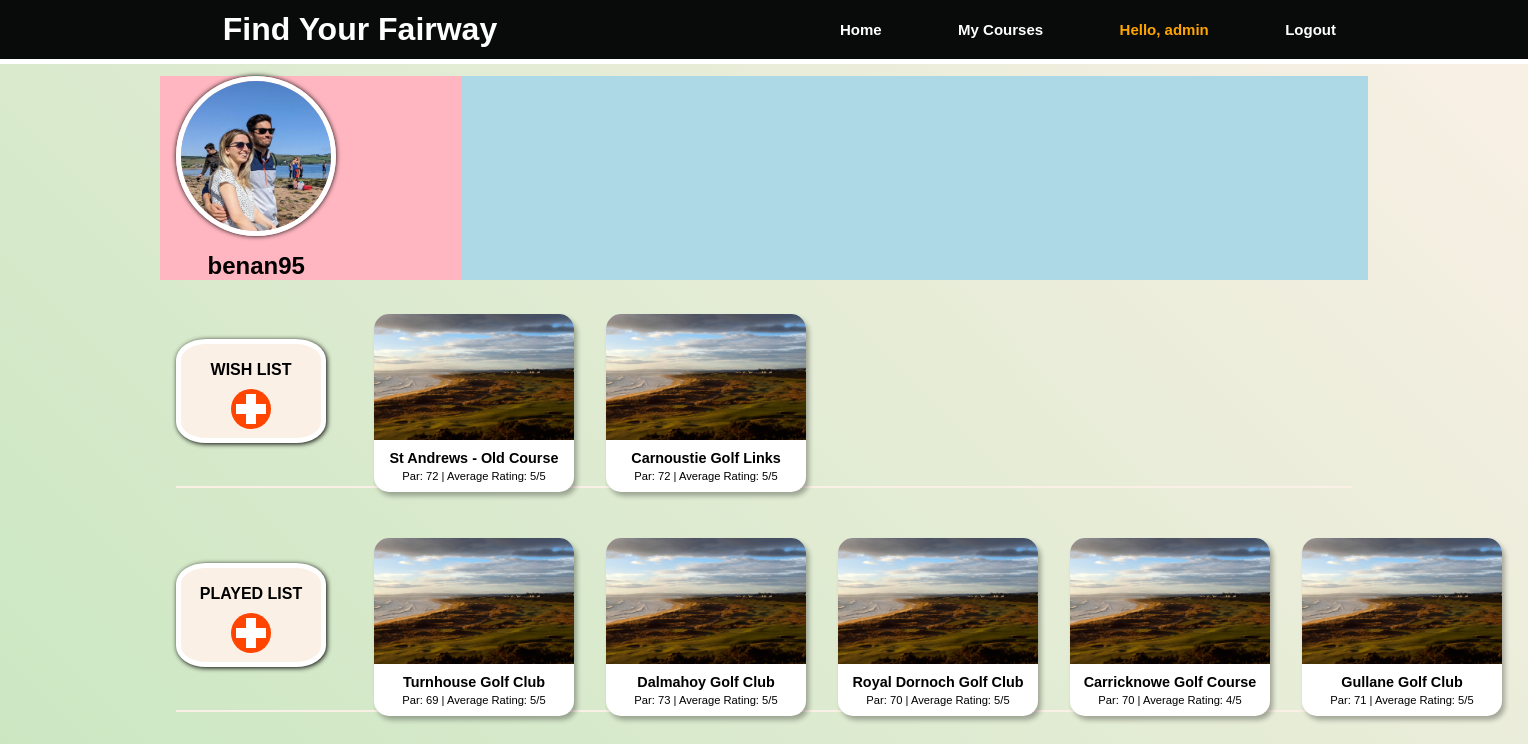
/my-courses/2 (signed in), run on the app's committed database.
### courses/models.py (models this page shows, shortened)
class Course(models.Model):
  name = models.CharField(max_length=255)
  description = models.CharField(max_length=255)
  region = models.CharField(max_length=255)
  par = models.IntegerField()
  price = models.IntegerField()
  average_rating = models.IntegerField(validators=[MinValueValidator(1), MaxValueValidator(5)])
  founded = models.IntegerField()
  website_link = models.CharField(max_length=255)

### information/views.py (the view)
# urls.py: path('my-courses/<int:id>', views.my_courses, name="information_my_courses"),
@login_required(login_url='login')
def my_courses(request, id):
    user = get_object_or_404(User, id=id)
    context = {
        "user": user,
        "courses_wishlist": user.profile.wishlist.all(),
        "courses_played_list": user.profile.played_list.all()
    }
    return render(request, 'information/my_courses.html', context)

### templates/information/my_courses.html
{% extends 'base.html' %}
{% load static %}
{% block content %}
<section class="my_courses__body">
    <div class="top-section">
        <div class="user-details">
            <div class="image-name">
            <img class="placeholder" src="/static/images/profile_pic_ben.jpg" alt="placeholder">
            <h5 class="username">{{ user.username }}</h5>
            </div>
        </div>
    </div>
    <div id="my-courses__section" class="wish-list">
        <div id="main-tile" class="wish-list__main-tile">
            <h4 id="tile-title">WISH LIST</h4>
            <a href="{% url 'information_home' %}">
                <div class="add-to-button"></div>
            </a>
        </div>
        <div class="user-list-tiles">
            {% for course in courses_wishlist %}
            <a class="course-link"  href="{% url 'course_details' course.id %}">
                <div class="user_golf-course__item">
                    <img class="user_golf-course__image" src="/static/images/royal_dornoch.jpg">
                    <div class="user_golf-course__content">
                        <h3 class="user_golf-course__name">{{ course.name }}</h3>
                        <h4 class="user_golf-course__info">Par: {{ course.par }}  |  Average Rating: {{ course.average_rating }}/5</h4>
                    </div>
                </div>
            </a>
            {% endfor %}
        </div>
    </div>
    <div id="my-courses__section" class="played-list">
        <div id="main-tile" class="played-list__main-tile">
            <h4 id="tile-title">PLAYED LIST</h4>
            <a href="{% url 'information_home' %}">
                <div class="add-to-button"></div>
            </a>
        </div>
        <div class="user-list-tiles">
            {% for course in courses_played_list %}
            <a class="course-link"  href="{% url 'course_details' course.id %}">
                <div class="user_golf-course__item">
                    <img class="user_golf-course__image" src="/static/images/royal_dornoch.jpg">
                    <div class="user_golf-course__content">
                        <h3 class="user_golf-course__name">{{ course.name }}</h3>
                        <h4 class="user_golf-course__info">Par: {{ course.par }}  |  Average Rating: {{ course.average_rating }}/5</h4>
                    </div>
                </div>
            </a>
            {% endfor %}
        </div>
    </div>
</section>
{% endblock content %}

### templates/base.html (shortened to what this page needs)
{% load static %}
<!DOCTYPE html>
<html lang="en">
<head>
  <link rel="stylesheet" href="{% static 'css/style.css' %}">
</head>
<body>
  <header class="navbar">
      <div class="head-left">
        <h1 class="site-heading">Find Your Fairway</h1>
      </div>
      <ul class="site-links">
        <a href="{% url 'information_home' %}"><li id="head-link" class="link__home">Home</li></a>
        <a href="{% url 'information_my_courses' request.user.id %}"><li id="head-link" class="link__my-courses">My Courses</li></a>
        <span class="head-link__hello">Hello, {{ request.user }}</span>
        <span><a href="{% url 'logout' %}" id="head-link" >Logout</a></span>
      </ul>
  </header>
  {% block content %}{% endblock content %}
</body>
</html>

### static/css/style.css (style rules this page uses)
* { margin: 0; padding: 0; box-sizing: border-box; }
body { background: linear-gradient(45deg, rgb(202, 231, 193), linen); display: flex; flex-direction: column; height: 100vh; font-family: 'Montserrat', Helvetica, Arial, sans-serif; }
.navbar { background-color: rgb(9, 10, 10); color: white; align-items: center; justify-content: space-between; height: 4rem; display: flex; border-bottom: 5px solid white; padding: 0 10rem; min-width: 1000px; }
.head-left { width: 25rem; display: flex; align-items: center; justify-content: space-evenly; }
.site-links { display: flex; align-items: center; justify-content: space-between; width: 35rem; }
#head-link { list-style-type: none; font-size: 15px; font-weight: bold; color: white; padding: 2rem; }
.head-link__hello { list-style-type: none; font-size: 15px; font-weight: bold; color: orange; padding: 2rem; }
a { text-decoration: none; }
.my_courses__body { margin: 0 10rem; display: flex; flex-direction: column; }
.top-section { background-color: lightblue; display: flex; margin-top: 0.75rem; }
#my-courses__section { height: 12rem; margin: 1rem; align-items: center; display: flex; }
.user-details { display: flex; flex-direction: column; align-items: start; width: 25%; background-color: lightpink; }
.image-name { display: flex; flex-direction: column; align-items: center; padding-left: 1rem; }
.placeholder { height: 10rem; border-radius: 50%; margin-bottom: 1rem; border: 5px solid white; box-shadow: 0.1px 0.1px 5px; }
.username { font-size: 1.5rem; }
#main-tile { height: 55%; width: 10%; min-width: 150px; padding: 0 0.5rem 0 0.5rem;; border-radius: 20%; background-color: linen; border: 5px solid white; box-shadow: 1px 1px 5px; display: flex; flex-direction: column; align-items: center; justify-content: space-evenly; }
.wish-list { border-bottom: 2px solid linen; }
.played-list { border-bottom: 2px solid linen; }
.user-list-tiles { display: flex; justify-content: center; align-items: end; margin-left: 2rem; }
.user_golf-course__item { width: 5rem; min-width: 200px; max-height: 225px; list-style-type: none; margin-top: 1.5rem; margin-left: 1rem; margin-right: 1rem; background-color: white; border-radius: 15px; box-shadow: 3px 4px 5px rgba(0,0,0,0.3); text-decoration: none; text-decoration: none; color: black; }
.user_golf-course__content { padding: 10px; display: flex; flex-direction: column; justify-content: center; align-items: center; }
.user_golf-course__image { width: 100%; height: 100%; display: block; object-fit: cover; border-top-right-radius: 15px; border-top-left-radius: 15px; }
.user_golf-course__name { margin-bottom: 0.25rem; font-size: 0.9rem; }
.user_golf-course__info { font-weight: 100; font-size: 0.7rem; }
#tile-title { margin-top: 0.5rem; }
.add-to-button { border-radius: 50%; width: 2.5rem; height: 2.5rem; background-color: orangered; position: relative; }
.add-to-button::after { content: " "; position: absolute; display: block; background-color: #fff; height: 10px; margin-top: -5px; top: 50%; left: 5px; right: 5px; z-index: 9; }
.add-to-button::before { content: " "; position: absolute; display: block; background-color: #fff; width: 10px; margin-left: -5px; left: 50%; top: 5px; bottom: 5px; z-index: 9; }

### data on the page
Course: name "St Andrews - Old Course", par "72", average_rating "5"
Course: name "Carnoustie Golf Links", par "72", average_rating "5"
Course: name "Turnhouse Golf Club", par "69", average_rating "5"
Course: name "Dalmahoy Golf Club", par "73", average_rating "5"
Course: name "Royal Dornoch Golf Club", par "70", average_rating "5"
Course: name "Carricknowe Golf Course", par "70", average_rating "4"
Course: name "Gullane Golf Club", par "71", average_rating "5"

### other printed values
{{ request.user }} "admin"
{{ user.username }} "benan95"
